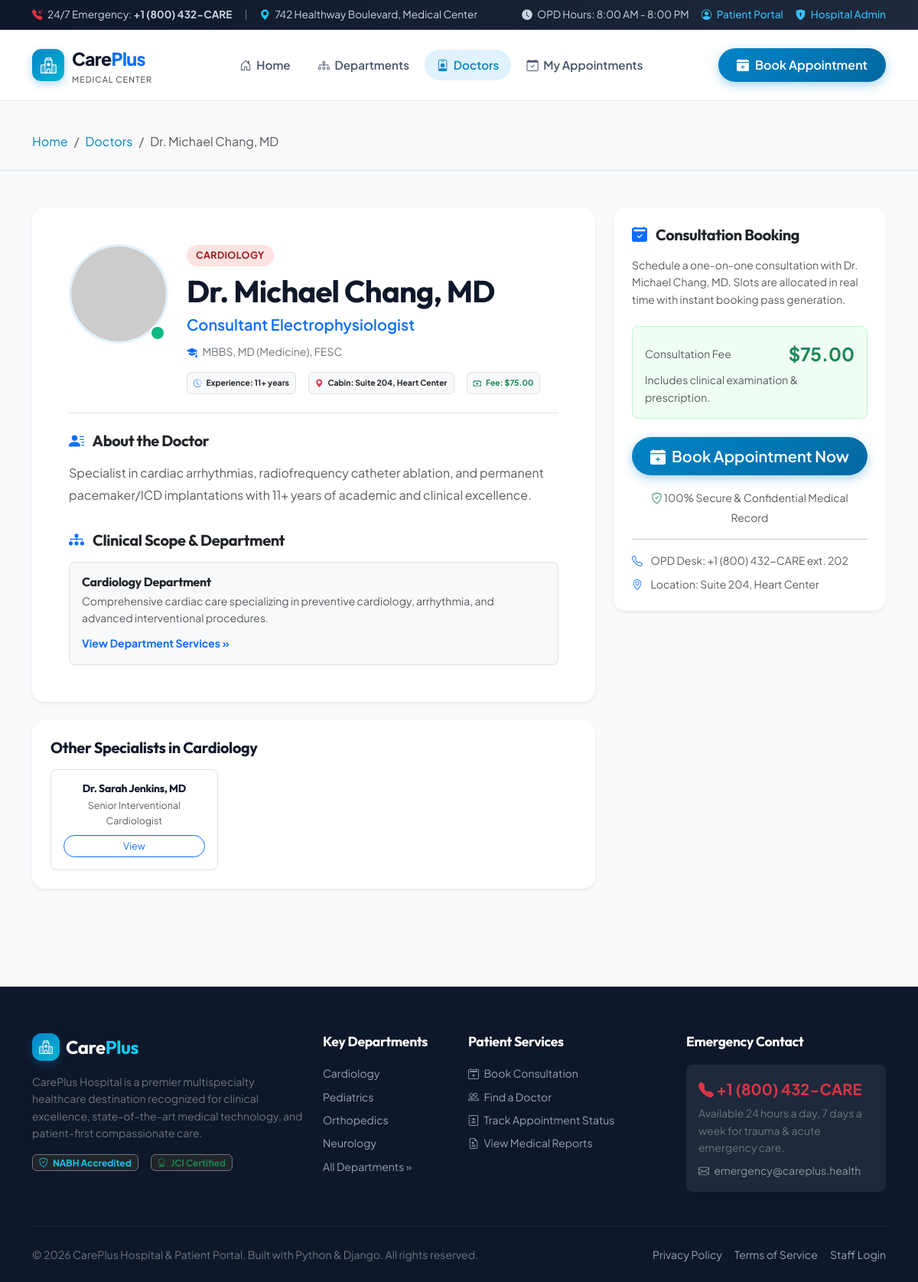
The app's page /doctors/2/ with its own data.
### appointments/models.py (models this page shows, shortened)
class Doctor(models.Model):
    name = models.CharField(max_length=150, help_text="e.g. Dr. Sarah Jenkins, MD")
    department = models.CharField(max_length=50, choices=DEPARTMENT_CHOICES)
    specialization = models.CharField(max_length=150, help_text="e.g. Interventional Cardiology")
    qualification = models.CharField(max_length=150, help_text="e.g. MBBS, MD, FACC")
    experience_years = models.PositiveIntegerField(default=5, help_text="Years of clinical practice")
    consultation_fee = models.DecimalField(max_digits=8, decimal_places=2, default=50.00)
    room_number = models.CharField(max_length=50, default="Room 101, OPD")
    phone = models.CharField(max_length=20, blank=True)
    email = models.EmailField(blank=True)
    bio = models.TextField(blank=True)
    avatar_url = models.URLField(blank=True, help_text="Image URL for doctor profile")
    is_available = models.BooleanField(default=True)
    created_at = models.DateTimeField(auto_now_add=True)
    class Meta:
        ordering = ['department', 'name']
    @property
    def experience_display(self):
        return f"{self.experience_years}+ years"

### appointments/views.py (the view)
# urls.py: path('doctors/<int:doctor_id>/', views.doctor_detail, name='doctor_detail'),
def doctor_detail(request, doctor_id):
    doctor = get_object_or_404(Doctor, pk=doctor_id)
    same_dept_doctors = Doctor.objects.filter(department=doctor.department).exclude(pk=doctor.pk)[:3]
    context = {
        'doctor': doctor,
        'same_dept_doctors': same_dept_doctors,
        'dept_info': DEPARTMENTS_DATA.get(doctor.department, {}),
    }
    return render(request, 'appointments/doctor_detail.html', context)

### appointments/templates/appointments/doctor_detail.html (shortened to what this page needs)
{% extends 'appointments/base.html' %}
{% load static %}
{% block content %}
<section class="py-4 bg-light border-bottom">
    <div class="container">
        <nav aria-label="breadcrumb">
            <ol class="breadcrumb mb-0 small">
                <li class="breadcrumb-item"><a href="{% url 'home' %}">Home</a></li>
                <li class="breadcrumb-item"><a href="{% url 'doctors_list' %}">Doctors</a></li>
                <li class="breadcrumb-item active" aria-current="page">{{ doctor.name }}</li>
            </ol>
        </nav>
    </div>
</section>
<section class="py-5">
    <div class="container">
        <div class="row g-4">
            <div class="col-lg-8">
                <div class="card border-0 shadow-sm p-4 p-md-5 rounded-4 bg-white mb-4">
                    <div class="d-flex flex-column flex-md-row gap-4 align-items-center align-items-md-start pb-4 border-bottom">
                        <div class="doctor-avatar-wrapper m-0" style="width: 130px; height: 130px;">
                            {% if doctor.avatar_url %}
                                <img src="{{ doctor.avatar_url }}" alt="{{ doctor.name }}" class="doctor-avatar-img" style="width: 130px; height: 130px;" onerror="this.onerror=null; this.src='https://ui-avatars.com/api/?name={{ doctor.name|urlencode }}&background=0284c7&color=fff&size=130';">
                            {% else %}
                                <div class="doctor-avatar-fallback" style="width: 130px; height: 130px; font-size: 3.5rem;">
                                    <i class="bi bi-person-fill"></i>
                                </div>
                            {% endif %}
                            <span class="status-indicator-dot {% if doctor.is_available %}status-online{% else %}status-offline{% endif %}" style="width: 20px; height: 20px;"></span>
                        </div>
                        <div class="text-center text-md-start flex-grow-1">
                            <span class="dept-tag dept-tag-{{ doctor.department|lower }} mb-2">
                                {{ doctor.department }}
                            </span>
                            <h2 class="display-6 fw-bold mb-1">{{ doctor.name }}</h2>
                            <p class="text-primary fw-semibold fs-5 mb-2">{{ doctor.specialization }}</p>
                            <p class="text-secondary small mb-3">
                                <i class="bi bi-mortarboard-fill text-primary me-1"></i> {{ doctor.qualification }}
                            </p>
                            <div class="d-flex flex-wrap gap-3 justify-content-center justify-content-md-start small">
                                <span class="badge bg-light text-dark border p-2"><i class="bi bi-clock-history me-1 text-primary"></i> Experience: {{ doctor.experience_display }}</span>
                                <span class="badge bg-light text-dark border p-2"><i class="bi bi-geo-alt-fill me-1 text-danger"></i> Cabin: {{ doctor.room_number }}</span>
                                <span class="badge bg-light text-success border p-2 fw-bold"><i class="bi bi-cash-stack me-1"></i> Fee: ${{ doctor.consultation_fee }}</span>
                            </div>
                        </div>
                    </div>
                    <div class="pt-4">
                        <h4 class="h5 fw-bold mb-3"><i class="bi bi-person-lines-fill text-primary me-2"></i> About the Doctor</h4>
                        <p class="text-muted" style="line-height: 1.8;">
                            {{ doctor.bio|default:"A dedicated medical expert offering comprehensive outpatient consultations, precise clinical diagnoses, and empathetic healthcare tailored to each patient's requirements." }}
                        </p>
                    </div>
                    <div class="pt-3">
                        <h4 class="h5 fw-bold mb-3"><i class="bi bi-diagram-3-fill text-primary me-2"></i> Clinical Scope & Department</h4>
                        <div class="p-3 rounded-3 bg-light border">
                            <h6 class="fw-bold text-dark mb-1">{{ dept_info.name }} Department</h6>
                            <p class="text-muted small mb-2">{{ dept_info.short_desc }}</p>
                            <a href="{% url 'department_detail' doctor.department %}" class="small fw-bold text-primary">
                                View Department Services &raquo;
                            </a>
                        </div>
                    </div>
                </div>
                {% if same_dept_doctors %}
                <div class="card border-0 shadow-sm p-4 rounded-4 bg-white">
                    <h5 class="fw-bold mb-3">Other Specialists in {{ doctor.department }}</h5>
                    <div class="row g-3">
                        {% for col in same_dept_doctors %}
                        <div class="col-md-4">
                            <div class="p-3 rounded-3 border text-center h-100 d-flex flex-column justify-content-between">
                                <div>
                                    <h6 class="fw-bold mb-1 small">{{ col.name }}</h6>
                                    <div class="text-muted" style="font-size: 0.78rem;">{{ col.specialization }}</div>
                                </div>
                                <div class="mt-2">
                                    <a href="{% url 'doctor_detail' col.id %}" class="btn btn-sm btn-outline-primary rounded-pill w-100" style="font-size: 0.78rem;">
                                        View
                                    </a>
                                </div>
                            </div>
                        </div>
                        {% endfor %}
                    </div>
                </div>
                {% endif %}
            </div>
            <div class="col-lg-4">
                <div class="card border-0 shadow-sm p-4 rounded-4 bg-white sticky-top" style="top: 100px;">
                    <h4 class="h5 fw-bold mb-3"><i class="bi bi-calendar2-check-fill text-primary me-2"></i> Consultation Booking</h4>
                    <p class="small text-muted mb-4">
                        Schedule a one-on-one consultation with {{ doctor.name }}. Slots are allocated in real time with instant booking pass generation.
                    </p>
                    <div class="p-3 rounded-3 mb-4" style="background-color: #f0fdf4; border: 1px solid #bbf7d0;">
                        <div class="d-flex justify-content-between align-items-center mb-1">
                            <span class="small text-muted">Consultation Fee</span>
                            <span class="fs-4 fw-bold text-success">${{ doctor.consultation_fee }}</span>
                        </div>
                        <div class="small text-muted">Includes clinical examination & prescription.</div>
                    </div>
                    {% if doctor.is_available %}
                        <a href="{% url 'book_appointment_with_doctor' doctor.id %}" class="btn btn-primary-care btn-lg w-100 justify-content-center mb-3">
                            <i class="bi bi-calendar-plus-fill"></i> Book Appointment Now
                        </a>
                    {% else %}
                        <button class="btn btn-secondary btn-lg w-100 mb-3" disabled>
                            Currently Unavailable
                        </button>
                    {% endif %}
                    <div class="text-center">
                        <small class="text-muted"><i class="bi bi-shield-check text-success"></i> 100% Secure & Confidential Medical Record</small>
                    </div>
                    <hr>
                    <div class="small text-muted">
                        <div class="mb-2"><i class="bi bi-telephone text-primary me-2"></i> OPD Desk: +1 (800) 432-CARE ext. {{ doctor.id }}02</div>
                        <div><i class="bi bi-geo-alt text-primary me-2"></i> Location: {{ doctor.room_number }}</div>
                    </div>
                </div>
            </div>
        </div>
    </div>
</section>
{% endblock %}

### static/css/hospital.css (style rules this page uses)
:root { --primary: #0284c7; --primary-dark: #0369a1; --primary-light: #e0f2fe; --primary-subtle: #f0f9ff; --secondary: #0f172a; --accent: #06b6d4; --text-main: #1e293b; --text-muted: #64748b; --bg-page: #f8fafc; --bg-card: #ffffff; --border-color: #e2e8f0; --border-focus: #38bdf8; --radius-sm: 8px; --radius-md: 14px; --radius-lg: 20px; --radius-full: 9999px; --shadow-sm: 0 1px 3px rgba(0, 0, 0, 0.05); --shadow-md: 0 4px 20px -2px rgba(2, 132, 199, 0.08); --shadow-lg: 0 12px 30px -4px rgba(2, 132, 199, 0.12); --shadow-hover: 0 20px 35px -5px rgba(2, 132, 199, 0.18); --transition: all 0.25s cubic-bezier(0.4, 0, 0.2, 1); }
body { font-family: 'Plus Jakarta Sans', system-ui, -apple-system, BlinkMacSystemFont, 'Segoe UI', Roboto, sans-serif; color: var(--text-main); background-color: var(--bg-page); line-height: 1.6; overflow-x: hidden; }
h1, h2, h3, h4, h5, h6 { font-family: 'Outfit', 'Plus Jakarta Sans', sans-serif; color: var(--secondary); font-weight: 700; letter-spacing: -0.02em; }
a { color: var(--primary); text-decoration: none; transition: var(--transition); }
.btn-primary-care { background: linear-gradient(135deg, #0284c7 0%, #0369a1 100%); color: #ffffff !important; border: none; font-weight: 600; padding: 10px 24px; border-radius: var(--radius-full); box-shadow: 0 4px 14px rgba(2, 132, 199, 0.35); display: inline-flex; align-items: center; gap: 8px; transition: var(--transition); }
.doctor-avatar-wrapper { position: relative; width: 100px; height: 100px; margin: 0 auto 16px; }
.doctor-avatar-img { width: 100px; height: 100px; border-radius: 50%; object-fit: cover; border: 3px solid #e0f2fe; }
.status-indicator-dot { position: absolute; bottom: 4px; right: 4px; width: 16px; height: 16px; border-radius: 50%; border: 2px solid #ffffff; }
.status-online { background-color: #10b981; }
.dept-tag { display: inline-block; background: #f0fdf4; color: #166534; padding: 4px 12px; border-radius: var(--radius-full); font-size: 0.78rem; font-weight: 700; letter-spacing: 0.03em; text-transform: uppercase; }
.dept-tag-cardiology { background: #fee2e2; color: #991b1b; }

### records on screen
Doctor: name "Dr. Michael Chang, MD", department "CARDIOLOGY", specialization "Consultant Electrophysiologist", qualification "MBBS, MD (Medicine), FESC", experience_display "11+ years", room_number "Suite 204, Heart Center", consultation_fee "75.00", bio "Specialist in cardiac arrhythmias, radiofrequency catheter ablation, and permanent pacemaker/ICD implantations with 11+ years of academic and clinical excellence.", department "Cardiology", id "2"
Doctor: name "Dr. Sarah Jenkins, MD", specialization "Senior Interventional Cardiologist"

### other values on screen
{{ dept_info.name }} "Cardiology"
{{ dept_info.short_desc }} "Comprehensive cardiac care specializing in preventive cardiology, arrhythmia, and advanced interventional procedures."
